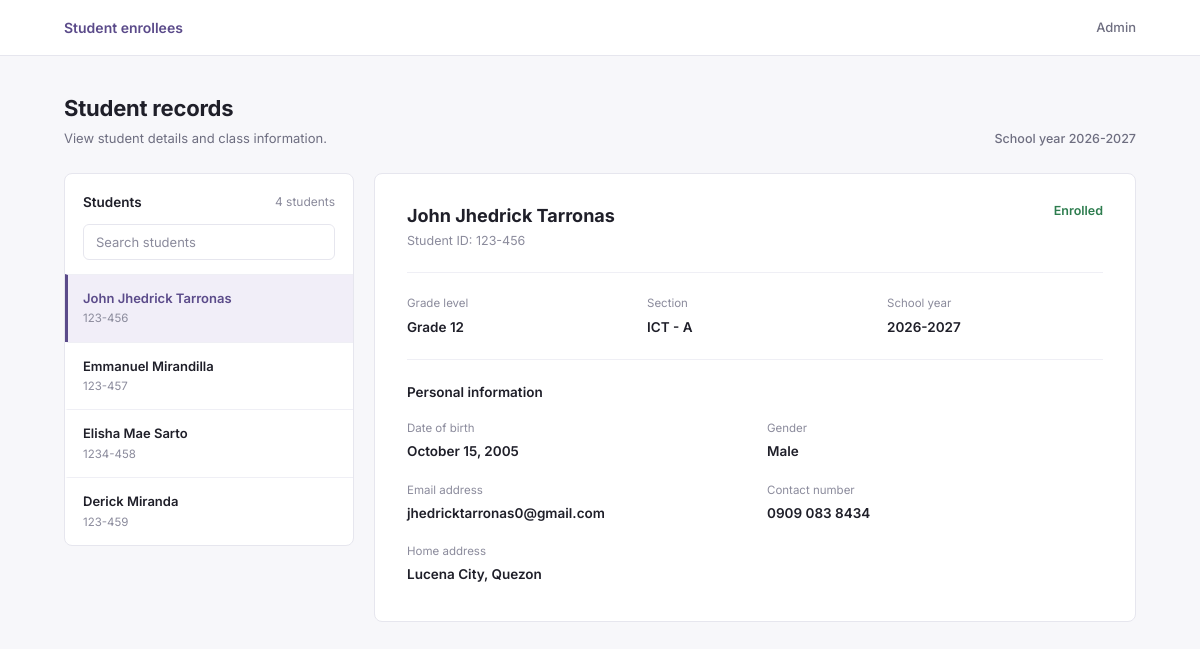
The page / on the database its author committed.
### students/models.py (models this page shows, shortened)
class Student(models.Model):
    STATUS_CHOICES = [
        ('Enrolled', 'Enrolled'),
        ('Pending', 'Pending'),
        ('Inactive', 'Inactive'),
    ]
    GENDER_CHOICES = [
        ('Male', 'Male'),
        ('Female', 'Female'),
        ('Other', 'Other'),
    ]
    student_id = models.CharField(max_length=20, unique=True)
    full_name = models.CharField(max_length=150)
    grade_level = models.CharField(max_length=50, default='Grade 11')
    section = models.CharField(max_length=50, default='ICT - A')
    school_year = models.CharField(max_length=20, default='2026-2027')
    status = models.CharField(max_length=20, choices=STATUS_CHOICES, default='Enrolled')
    date_of_birth = models.DateField()
    gender = models.CharField(max_length=20, choices=GENDER_CHOICES, default='Male')
    email = models.EmailField()
    contact_number = models.CharField(max_length=30)
    home_address = models.CharField(max_length=255)
    created_at = models.DateTimeField(auto_now_add=True)
    class Meta:
        ordering = ['id']

### students/views.py (the view)
# urls.py: path('', views.roster_view, name='roster'),
def roster_view(request):
    query = request.GET.get('q', '').strip()
    selected_id = request.GET.get('student', '').strip()
    students = Student.objects.all()
    if query:
        students = students.filter(
            Q(full_name__icontains=query)
            | Q(student_id__icontains=query)
            | Q(section__icontains=query)
        )
    selected_student = None
    if selected_id:
        selected_student = students.filter(student_id=selected_id).first()
    if not selected_student:
        selected_student = students.first()
    school_year = selected_student.school_year if selected_student else '2026-2027'
    context = {
        'students': students,
        'selected_student': selected_student,
        'query': query,
        'school_year': school_year,
    }
    return render(request, 'students/roster.html', context)

### students/templates/students/roster.html (shortened to what this page needs)
{% load static %}
<!DOCTYPE html>
<html lang="en">
<head>
    <link rel="stylesheet" href="{% static 'students/css/style.css' %}">
</head>
<body>
    <header class="topbar">
        <div class="topbar-inner">
            <a href="{% url 'students:roster' %}" class="brand">Student enrollees</a>
            <a href="/admin/" class="admin-link">Admin</a>
        </div>
    </header>
    <main class="container">
        <div class="page-header">
            <div>
                <h1 class="page-title">Student records</h1>
                <p class="page-subtitle">View student details and class information.</p>
            </div>
            <div class="school-year">School year {{ school_year }}</div>
        </div>
        <div class="master-detail">
            <aside class="card sidebar-card">
                <div class="sidebar-header">
                    <span class="sidebar-title">Students</span>
                    <span class="student-count">{{ students|length }} student{{ students|length|pluralize }}</span>
                </div>
                <form method="get" action="{% url 'students:roster' %}" class="search-form">
                    <input
                        type="text"
                        name="q"
                        id="studentSearch"
                        value="{{ query }}"
                        placeholder="Search students"
                        class="search-input"
                        autocomplete="off"
                    >
                </form>
                <ul class="student-list" id="studentList">
                    {% for student in students %}
                        <li class="student-item {% if selected_student and student.student_id == selected_student.student_id %}active{% endif %}"
                            data-search="{{ student.full_name|lower }} {{ student.student_id|lower }}">
                            <a href="?student={{ student.student_id }}{% if query %}&q={{ query|urlencode }}{% endif %}" class="student-link">
                                <div class="student-name">{{ student.full_name }}</div>
                                <div class="student-id">{{ student.student_id }}</div>
                            </a>
                        </li>
                    {% empty %}
                        <li class="empty-list">No student records found.</li>
                    {% endfor %}
                </ul>
            </aside>
            <section class="card detail-card">
                {% if selected_student %}
                    <div class="detail-header">
                        <div>
                            <h2 class="detail-name">{{ selected_student.full_name }}</h2>
                            <p class="detail-id">Student ID: {{ selected_student.student_id }}</p>
                        </div>
                        <span class="status-badge status-{{ selected_student.status|lower }}">
                            {{ selected_student.status }}
                        </span>
                    </div>
                    <hr class="divider">
                    <div class="info-grid three-col">
                        <div class="info-item">
                            <span class="info-label">Grade level</span>
                            <span class="info-value">{{ selected_student.grade_level }}</span>
                        </div>
                        <div class="info-item">
                            <span class="info-label">Section</span>
                            <span class="info-value">{{ selected_student.section }}</span>
                        </div>
                        <div class="info-item">
                            <span class="info-label">School year</span>
                            <span class="info-value">{{ selected_student.school_year }}</span>
                        </div>
                    </div>
                    <hr class="divider">
                    <h3 class="section-heading">Personal information</h3>
                    <div class="info-grid two-col">
                        <div class="info-item">
                            <span class="info-label">Date of birth</span>
                            <span class="info-value">{{ selected_student.date_of_birth|date:"F j, Y" }}</span>
                        </div>
                        <div class="info-item">
                            <span class="info-label">Gender</span>
                            <span class="info-value">{{ selected_student.gender }}</span>
                        </div>
                        <div class="info-item">
                            <span class="info-label">Email address</span>
                            <span class="info-value">{{ selected_student.email }}</span>
                        </div>
                        <div class="info-item">
                            <span class="info-label">Contact number</span>
                            <span class="info-value">{{ selected_student.contact_number }}</span>
                        </div>
                        <div class="info-item full-span">
                            <span class="info-label">Home address</span>
                            <span class="info-value">{{ selected_student.home_address }}</span>
                        </div>
                    </div>
                {% else %}
                    <div class="empty-detail">
                        <p>Select a student from the list or run <code>python manage.py seed_students</code> to load records.</p>
                    </div>
                {% endif %}
            </section>
        </div>
    </main>
</body>
</html>

### students/static/students/css/style.css (style rules this page uses)
:root { --bg-page: #f7f7fa; --bg-surface: #ffffff; --border-color: #e6e6ee; --border-subtle: #efeff5; --text-primary: #1f1f29; --text-secondary: #6e6e80; --text-muted: #8b8b9c; --accent-purple: #5b4b8a; --accent-purple-bg: #f1eef8; --status-green: #2e7d4f; --radius-card: 8px; --radius-input: 6px; }
* { box-sizing: border-box; margin: 0; padding: 0; }
body { font-family: 'Inter', -apple-system, BlinkMacSystemFont, 'Segoe UI', Roboto, sans-serif; background-color: var(--bg-page); color: var(--text-primary); line-height: 1.5; -webkit-font-smoothing: antialiased; }
.topbar { background-color: var(--bg-surface); border-bottom: 1px solid var(--border-color); height: 56px; display: flex; align-items: center; }
.topbar-inner { width: 100%; max-width: 1120px; margin: 0 auto; padding: 0 24px; display: flex; align-items: center; justify-content: space-between; }
.brand { color: var(--accent-purple); font-weight: 600; font-size: 14px; text-decoration: none; }
.admin-link { color: var(--text-secondary); font-size: 13px; font-weight: 500; text-decoration: none; transition: color 0.15s ease; }
.container { max-width: 1120px; margin: 0 auto; padding: 36px 24px 56px; }
.page-header { display: flex; align-items: flex-end; justify-content: space-between; margin-bottom: 24px; gap: 16px; }
.page-title { font-size: 22px; font-weight: 700; color: var(--text-primary); letter-spacing: -0.01em; }
.page-subtitle { font-size: 13px; color: var(--text-secondary); margin-top: 4px; }
.school-year { font-size: 12.5px; color: var(--text-secondary); font-weight: 500; }
.master-detail { display: grid; grid-template-columns: 290px 1fr; gap: 20px; align-items: start; }
.card { background-color: var(--bg-surface); border: 1px solid var(--border-color); border-radius: var(--radius-card); }
.sidebar-card { overflow: hidden; }
.sidebar-header { display: flex; align-items: center; justify-content: space-between; padding: 18px 18px 12px; }
.sidebar-title { font-size: 13.5px; font-weight: 600; color: var(--text-primary); }
.student-count { font-size: 12px; color: var(--text-muted); }
.search-form { padding: 0 18px 14px; }
.search-input { width: 100%; height: 36px; padding: 0 12px; font-family: inherit; font-size: 13px; color: var(--text-primary); background-color: var(--bg-surface); border: 1px solid var(--border-color); border-radius: var(--radius-input); outline: none; transition: border-color 0.15s ease; }
.search-input::placeholder { color: var(--text-muted); }
.student-list { list-style: none; }
.student-item { border-top: 1px solid var(--border-subtle); border-left: 3px solid transparent; transition: background-color 0.15s ease; }
.student-item.active { background-color: var(--accent-purple-bg); border-left-color: var(--accent-purple); }
.student-link { display: block; padding: 14px 18px 14px 15px; text-decoration: none; }
.student-name { font-size: 13px; font-weight: 600; color: var(--text-primary); }
.student-item.active .student-name { color: var(--accent-purple); }
.student-id { font-size: 11.5px; color: var(--text-muted); margin-top: 2px; }
.detail-card { padding: 28px 32px 36px; }
.detail-header { display: flex; align-items: flex-start; justify-content: space-between; gap: 16px; }
.detail-name { font-size: 18px; font-weight: 700; color: var(--text-primary); }
.detail-id { font-size: 12.5px; color: var(--text-muted); margin-top: 3px; }
.status-badge { font-size: 12.5px; font-weight: 600; }
.status-enrolled { color: var(--status-green); }
.divider { border: none; border-top: 1px solid var(--border-subtle); margin: 22px 0; }
.section-heading { font-size: 13.5px; font-weight: 600; color: var(--text-primary); margin-bottom: 18px; }
.info-grid { display: grid; gap: 20px 24px; }
.three-col { grid-template-columns: repeat(3, minmax(0, 1fr)); }
.two-col { grid-template-columns: repeat(2, minmax(0, 1fr)); }
.info-item { display: flex; flex-direction: column; gap: 4px; }
.full-span { grid-column: 1 / -1; }
.info-label { font-size: 11.5px; color: var(--text-muted); }
.info-value { font-size: 13.5px; font-weight: 600; color: var(--text-primary); }

### rows shown on the page
Student: school_year "2026-2027", full_name "John Jhedrick Tarronas", student_id "123-456", status "Enrolled", grade_level "Grade 12", section "ICT - A", date_of_birth "October 15, 2005", gender "Male", email "jhedricktarronas0@gmail.com", contact_number "0909 083 8434", home_address "Lucena City, Quezon"
Student: full_name "Emmanuel Mirandilla", student_id "123-457"
Student: full_name "Elisha Mae Sarto", student_id "1234-458"
Student: full_name "Derick Miranda", student_id "123-459"

### other values the page prints
{{ students|length }} "4"
